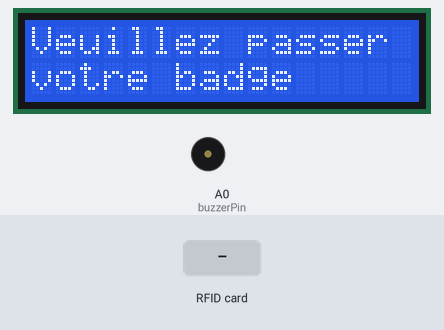
The sketch below on a simulated Arduino Uno, built with avr-gcc and run on an emulated ATmega328P. On the bench: 16×2 character LCD, buzzer (waves = sounding, pin HIGH). The test bench sets the inputs (shaded band).

Above: at 1.2 s.
1.3 s: RFID card 5E 7A 19 C4 held to the reader
At 2.8 s:
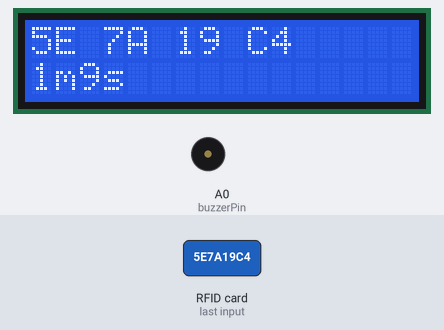
4.3 s: RFID card 5E 7A 19 C4 held to the reader
At 4.8 s:
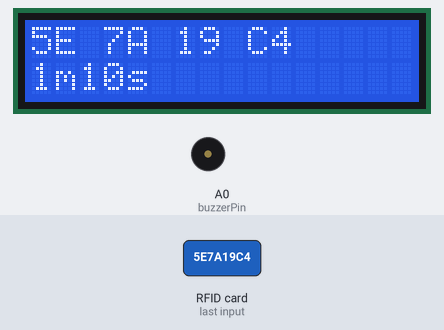
Timing chart, 0 to 7.3 s (numbered marks = the images above; inputs shaded):
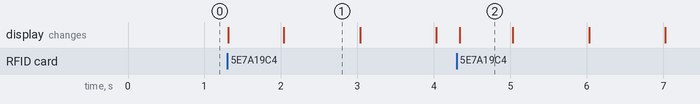

Measured:
- after the input at 1.3 s, the display: first changes at once (image 1 shows a later state)
- what the display in image 2 shows lasts 0.7 s, from 4.3 s to 5.0 s

The sketch:

lcdandnfc.ino
```cpp
#include <LiquidCrystal.h>
#include <Wire.h>
#include <PN532_I2C.h>
#include <PN532.h>
#include <NfcAdapter.h>

////////////////////////////////////////////////
//                  Define                    //
////////////////////////////////////////////////
#define TIME_MAX 70 //1200 //20 min


////////////////////////////////////////////////
//                Declarations                //
////////////////////////////////////////////////

/*Objects*/
PN532_I2C pn532_i2c(Wire);
NfcAdapter nfc = NfcAdapter(pn532_i2c);
LiquidCrystal lcd(9, 8, 6, 5, 3, 2);

/*Variables*/
NfcTag tag;
boolean hasTag = false;
int timeLeft = -1;
int buzzerPin = A0;


////////////////////////////////////////////////
//                 Base Code                  //
////////////////////////////////////////////////
void setup() {
	Serial.begin(9600);
	pinMode(buzzerPin, OUTPUT);
	nfc.begin();
	lcd.begin(16, 2);

	printOnLCD("Veuillez passer","votre badge");
}

void loop() {

	boolean isTagPresent = nfc.tagPresent(40);
	if(isTagPresent && !hasTag){
		hasTag = true;
		tag = nfc.read();
		timeLeft = millis()/1000;
	}else if(!isTagPresent){
		hasTag = false;
	}

	if(timeLeft > 0){
		printOnLCD(getUID(),getTimeLeft());
	}else if(timeLeft == 0){
		digitalWrite(buzzerPin, HIGH);
		delay(10000);
		digitalWrite(buzzerPin, LOW);
		timeLeft = -1;
		printOnLCD("Veuillez passer","votre badge");
	}
}

////////////////////////////////////////////////
//             		  Fuctions 	              //
////////////////////////////////////////////////
String getUID(){
	return tag.getUidString();
}

void printOnLCD(String textFirstLine, String textSecondLine){
	lcd.clear();
	lcd.setCursor(0,0);
	lcd.print(textFirstLine);
	lcd.setCursor(0,1);
	lcd.print(textSecondLine);
}

String getTimeLeft(){
	int actualTime = millis()/1000;
	int maxTime = timeLeft + TIME_MAX;
	int toReturn = maxTime - actualTime;
	int minutes = toReturn/60;
	int secondes = toReturn - minutes*60;

	if(toReturn <= 0)
		timeLeft = 0;

	String myTime(minutes);
	myTime += "m";
	myTime += secondes;
	myTime += "s";

	return myTime;
}
```
